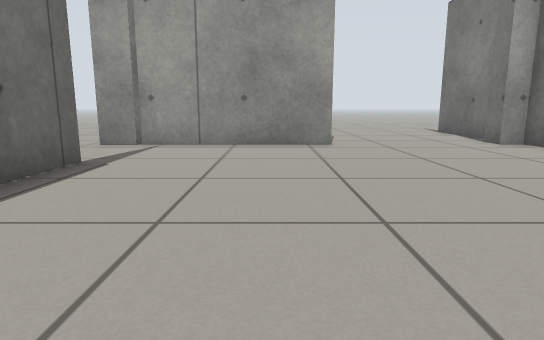
View 1 (above)

12 first-person views from a walk through a robot-simulator world made for Gazebo. The camera is 0.5 m above the floor, tilts 10° down and sees 75° across. The floor is counted in squares, 0.5 m on a side. Each view is taken from the middle of a square. On the plan, view 1 faces up. The plan holds only what a view shows up to about 13 squares ahead; the rest is blank.

View 2
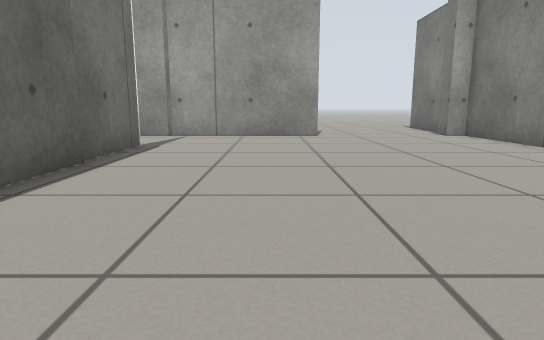

View 3
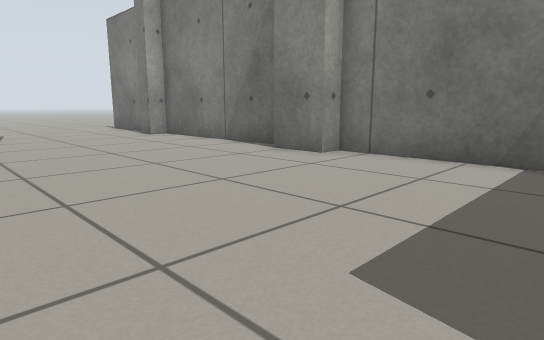

View 4
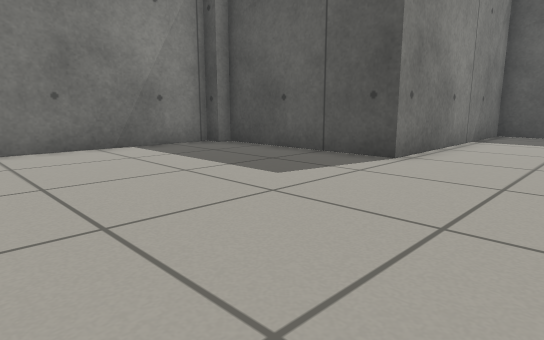

View 5
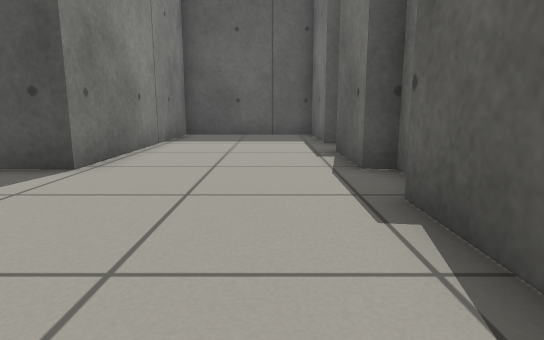

View 6
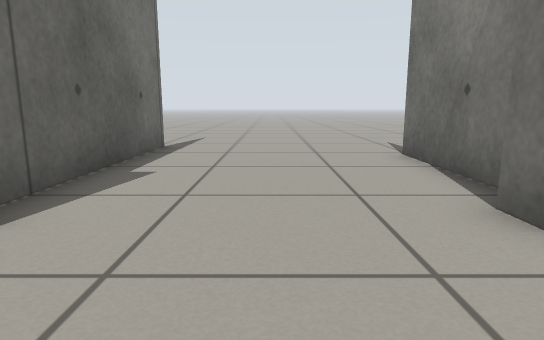

View 7
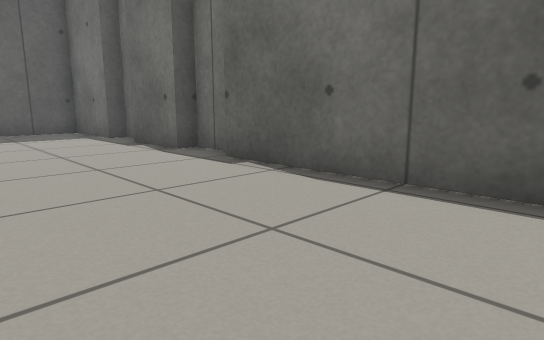

View 8
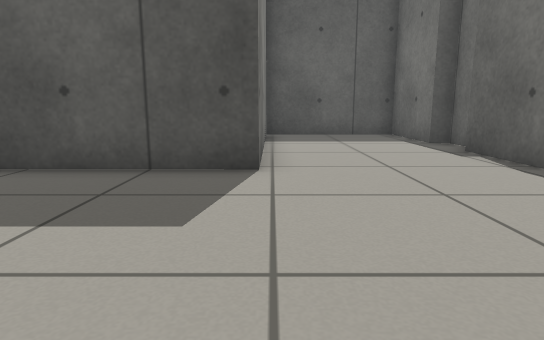

View 9
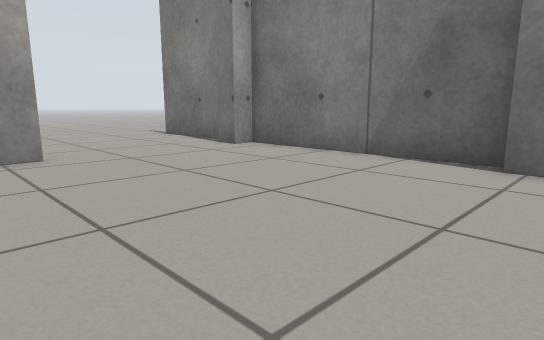

View 10
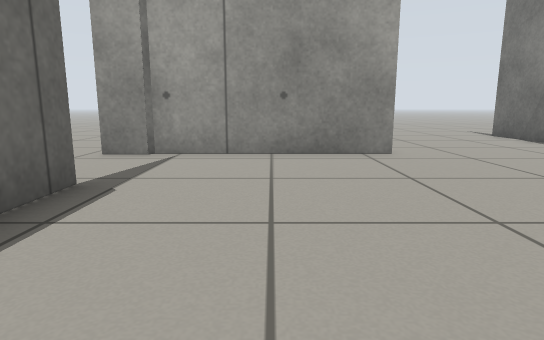

View 11
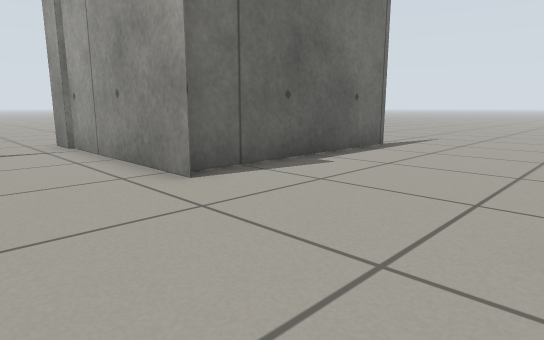

View 12
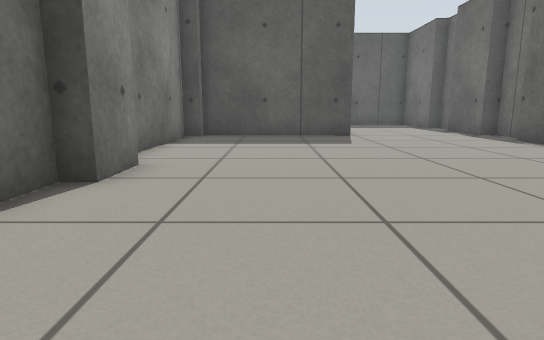

### Floor plan
Points are (right, up) in squares from view 1. A wall is a line through its corners. A room is listed if a view was taken in it or the views show most of it. See-through windows are left out.
Room 1 (views 1, 2, 3, 4, 5, 6, 7, 8, 9, 10, 11, 12)
walls: (6.4, 1.8) (6.4, 3.3); (6.9, 3.3) (6.9, 9.7); (-3.5, 3.5) (-3.5, -2.9); (1.7, 9.7) (-4.8, 9.7); (-3.5, 6.6) (-3.5, 3.6); (6.4, 9.7) (6.4, 10.5); (6.9, 11.1) (6.9, 14.8); (6.9, -4.2) (6.9, 1.8); (-4, -3.5) (-4, -4.7) (-3.5, -4.8) (-3.5, -7.2); (1.2, 16.2) (1.2, 10); (-4, -8.1) (-4, -9) (-3.5, -9.1) (-3.5, -12.3) (1.2, -12.3) (1.2, -4.7) (6.4, -4.7) (6.4, -4.2)
ways out: opening at (-4, 8); opening at (1, 17); opening at (7, 16)

Where each view was taken, in squares from view 1:
view 1: 0 up, 0 right, facing up
view 2: 3 down, 0 right, facing up
view 3: 3 down, 0 right, facing up-right
view 4: 2 up, 2 left, facing down-right
view 5: 1 up, 2 left, facing down
view 6: 7 up, 4 right, facing up
view 7: 3 up, 1 right, facing down-left
view 8: 1 up, 1 right, facing down
view 9: 2 up, 0 right, facing up-right
view 10: 2 up, 1 left, facing up
view 11: 7 up, 6 right, facing up-left
view 12: 8 up, 4 right, facing down
